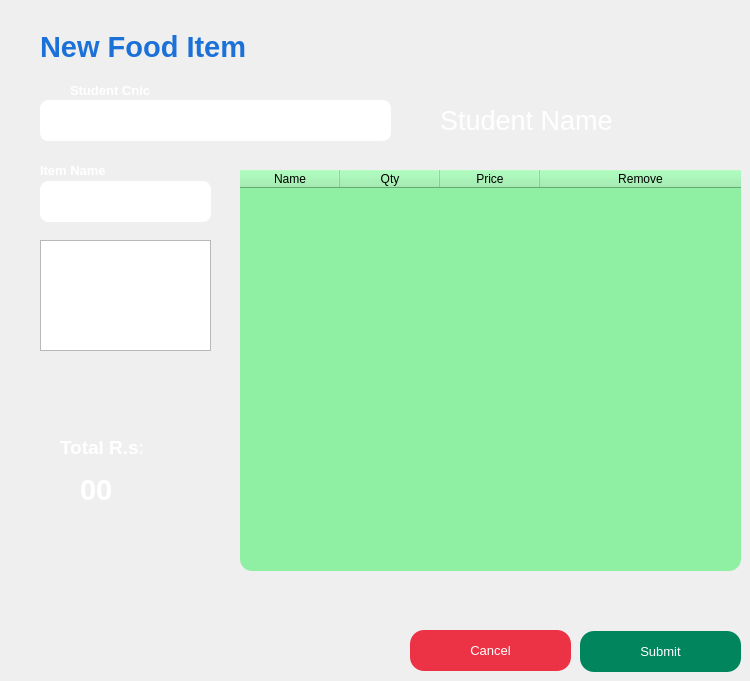
    <widget class="QWidget" name="jAddNewOrder">
     <widget class="QLabel" name="id_33">
      <property name="geometry">
       <rect>
        <x>70</x>
        <y>80</y>
        <width>141</width>
        <height>21</height>
       </rect>
      </property>
      <property name="font">
       <font>
        <pointsize>10</pointsize>
        <bold>true</bold>
       </font>
      </property>
      <property name="text">
       <string>&lt;html&gt;&lt;head/&gt;&lt;body&gt;&lt;p&gt;&lt;span style=&quot; color:#ffffff;&quot;&gt;Student Cnic&lt;/span&gt;&lt;/p&gt;&lt;/body&gt;&lt;/html&gt;</string>
      </property>
     </widget>
     <widget class="QLineEdit" name="newOrderStudentCnic">
      <property name="geometry">
       <rect>
        <x>40</x>
        <y>100</y>
        <width>351</width>
        <height>41</height>
       </rect>
      </property>
      <property name="font">
       <font>
        <family>Arial</family>
        <pointsize>10</pointsize>
       </font>
      </property>
      <property name="styleSheet">
       <string notr="true">#newOrderStudentCnic{
border:1px solid  rgb(255, 255, 255);
border-radius: 8px; 
padding-left: 20px;
color: rgb(255, 255, 255);
}</string>
      </property>
      <property name="inputMethodHints">
       <set>Qt::ImhPreferLowercase</set>
      </property>
     </widget>
     <widget class="QLabel" name="label_46">
      <property name="geometry">
       <rect>
        <x>40</x>
        <y>30</y>
        <width>241</width>
        <height>31</height>
       </rect>
      </property>
      <property name="font">
       <font>
        <family>Arial</family>
        <pointsize>12</pointsize>
        <bold>true</bold>
       </font>
      </property>
      <property name="text">
       <string>&lt;html&gt;&lt;head/&gt;&lt;body&gt;&lt;p&gt;&lt;span style=&quot; font-size:22pt; color:#1c71d8;&quot;&gt;New Food Item&lt;/span&gt;&lt;/p&gt;&lt;/body&gt;&lt;/html&gt;</string>
      </property>
     </widget>
     <widget class="QLabel" name="id_34">
      <property name="geometry">
       <rect>
        <x>40</x>
        <y>160</y>
        <width>141</width>
        <height>21</height>
       </rect>
      </property>
      <property name="font">
       <font>
        <pointsize>10</pointsize>
        <bold>true</bold>
       </font>
      </property>
      <property name="text">
       <string>&lt;html&gt;&lt;head/&gt;&lt;body&gt;&lt;p&gt;&lt;span style=&quot; color:#ffffff;&quot;&gt;Item Name&lt;/span&gt;&lt;/p&gt;&lt;/body&gt;&lt;/html&gt;</string>
      </property>
     </widget>
     <widget class="QLineEdit" name="newOrderItemName">
      <property name="geometry">
       <rect>
        <x>40</x>
        <y>181</y>
        <width>171</width>
        <height>41</height>
       </rect>
      </property>
      <property name="font">
       <font>
        <family>Arial</family>
        <pointsize>10</pointsize>
       </font>
      </property>
      <property name="styleSheet">
       <string notr="true"> 
border:1px solid  rgb(255, 255, 255);
border-radius: 8px; 
padding-left: 20px;
color: rgb(255, 255, 255);
 </string>
      </property>
      <property name="inputMethodHints">
       <set>Qt::ImhPreferLowercase</set>
      </property>
     </widget>
     <widget class="QLabel" name="newOrderStudentName">
      <property name="geometry">
       <rect>
        <x>440</x>
        <y>100</y>
        <width>241</width>
        <height>41</height>
       </rect>
      </property>
      <property name="font">
       <font>
        <family>Cantarell</family>
        <pointsize>20</pointsize>
        <italic>false</italic>
        <bold>false</bold>
       </font>
      </property>
      <property name="styleSheet">
       <string notr="true">font: 20pt &quot;Cantarell&quot;;
color: rgb(255, 255, 255);</string>
      </property>
      <property name="text">
       <string>Student Name</string>
      </property>
     </widget>
     <widget class="QListView" name="newOrderItemsListView">
      <property name="geometry">
       <rect>
        <x>40</x>
        <y>240</y>
        <width>171</width>
        <height>111</height>
       </rect>
      </property>
      <property name="styleSheet">
       <string notr="true">color: rgb(255, 255, 255);</string>
      </property>
     </widget>
     <widget class="QPushButton" name="newOrderCancel">
      <property name="enabled">
       <bool>true</bool>
      </property>
      <property name="geometry">
       <rect>
        <x>410</x>
        <y>630</y>
        <width>161</width>
        <height>41</height>
       </rect>
      </property>
      <property name="font">
       <font>
        <pointsize>10</pointsize>
       </font>
      </property>
      <property name="cursor">
       <cursorShape>PointingHandCursor</cursorShape>
      </property>
      <property name="focusPolicy">
       <enum>Qt::TabFocus</enum>
      </property>
      <property name="styleSheet">
       <string notr="true">#newOrderCancel
{
	background:#EC3245;
	border:none;
	color:white;
border-radius:14px;
}

#newOrderCancel:hover
{
	background:#2d2d2d;
	border:2px solid #EC3245;
	color:#EC3245;
}</string>
      </property>
      <property name="text">
       <string>Cancel</string>
      </property>
     </widget>
     <widget class="QPushButton" name="newOrdersubmit">
      <property name="geometry">
       <rect>
        <x>580</x>
        <y>631</y>
        <width>161</width>
        <height>41</height>
       </rect>
      </property>
      <property name="font">
       <font>
        <pointsize>10</pointsize>
       </font>
      </property>
      <property name="cursor">
       <cursorShape>PointingHandCursor</cursorShape>
      </property>
      <property name="focusPolicy">
       <enum>Qt::TabFocus</enum>
      </property>
      <property name="styleSheet">
       <string notr="true">#newOrdersubmit
{
	background:#00855C;
	border:none;
	color:white;
border-radius:14px;
}

#newOrdersubmit:hover
{
	background:#2D2D2D;
	border:2px solid #00855C;
	color:#00855C;
}</string>
      </property>
      <property name="text">
       <string>Submit</string>
      </property>
     </widget>
     <widget class="QTableWidget" name="newOrderFinalItemstableWidget">
      <property name="geometry">
       <rect>
        <x>240</x>
        <y>170</y>
        <width>501</width>
        <height>401</height>
       </rect>
      </property>
      <property name="styleSheet">
       <string notr="true">background-color: rgb(143, 240, 164);
border-radius: 12px;
color: rgb(0, 0, 0);</string>
      </property>
      <property name="sortingEnabled">
       <bool>false</bool>
      </property>
      <attribute name="horizontalHeaderCascadingSectionResizes">
       <bool>false</bool>
      </attribute>
      <attribute name="horizontalHeaderShowSortIndicator" stdset="0">
       <bool>false</bool>
      </attribute>
      <attribute name="horizontalHeaderStretchLastSection">
       <bool>true</bool>
      </attribute>
      <column>
       <property name="text">
        <string>Name</string>
       </property>
      </column>
      <column>
       <property name="text">
        <string>Qty</string>
       </property>
      </column>
      <column>
       <property name="text">
        <string>Price</string>
       </property>
      </column>
      <column>
       <property name="text">
        <string>Remove</string>
       </property>
      </column>
     </widget>
     <widget class="QLabel" name="newOrderStudentName_2">
      <property name="geometry">
       <rect>
        <x>60</x>
        <y>436</y>
        <width>82</width>
        <height>23</height>
       </rect>
      </property>
      <property name="font">
       <font>
        <pointsize>10</pointsize>
        <bold>true</bold>
       </font>
      </property>
      <property name="text">
       <string>&lt;html&gt;&lt;head/&gt;&lt;body&gt;&lt;p&gt;&lt;span style=&quot; font-size:14pt; color:#ffffff;&quot;&gt;Total  R.s:&lt;/span&gt;&lt;/p&gt;&lt;/body&gt;&lt;/html&gt;</string>
      </property>
     </widget>
     <widget class="QLabel" name="newOrderTotalPrice">
      <property name="geometry">
       <rect>
        <x>80</x>
        <y>470</y>
        <width>111</width>
        <height>41</height>
       </rect>
      </property>
      <property name="font">
       <font>
        <family>Cantarell</family>
        <pointsize>22</pointsize>
        <italic>false</italic>
        <bold>true</bold>
       </font>
      </property>
      <property name="styleSheet">
       <string notr="true">color: rgb(255, 255, 255);
font: 700 22pt &quot;Cantarell&quot;;</string>
      </property>
      <property name="text">
       <string>&lt;html&gt;&lt;head/&gt;&lt;body&gt;&lt;p&gt;&lt;span style=&quot; font-size:22pt; color:#ffffff;&quot;&gt;00&lt;/span&gt;&lt;/p&gt;&lt;/body&gt;&lt;/html&gt;</string>
      </property>
      <property name="scaledContents">
       <bool>false</bool>
      </property>
     </widget>
    </widget>
